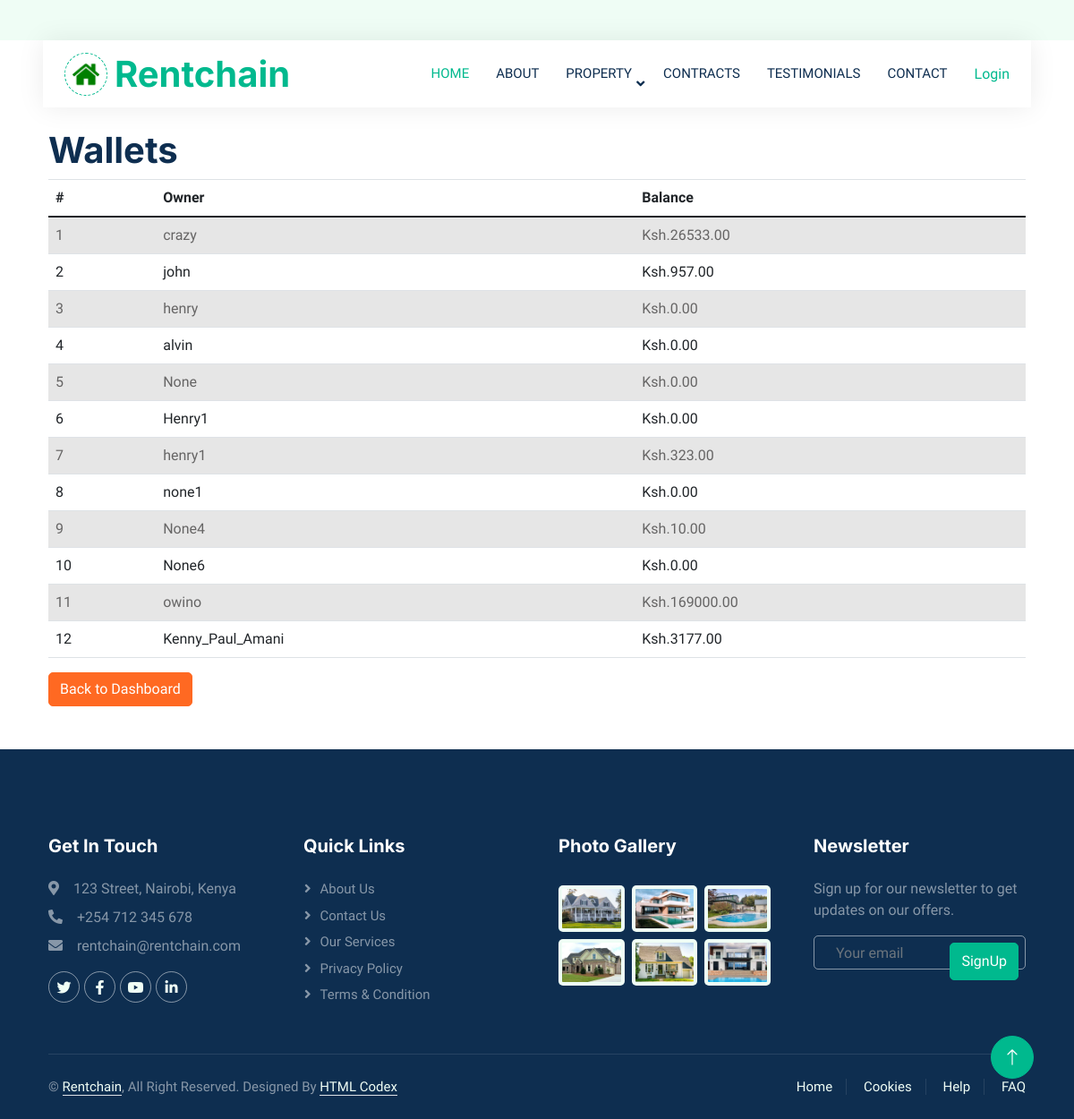
The page /wallets/ on the database as committed earlier.
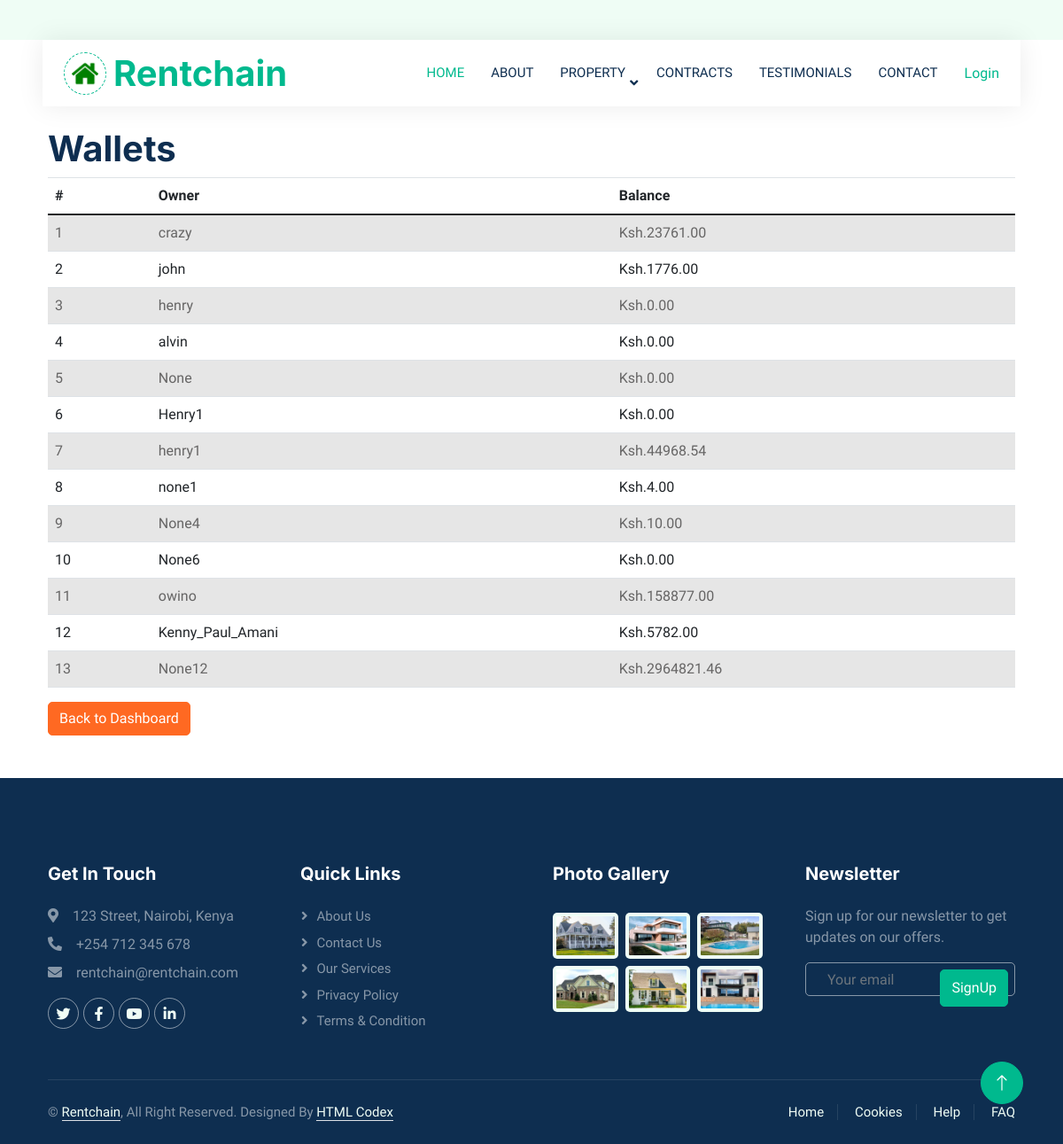
The same page on the database as committed later.
### property_app/models.py (models this page shows, shortened)
class Wallet(models.Model):
    user = models.OneToOneField(
        settings.AUTH_USER_MODEL,
        on_delete=models.CASCADE,  # Ensures wallet is deleted when user is deleted
        related_name='wallet'
    )
    balance = models.DecimalField(max_digits=10, decimal_places=2, default=45785.0)

class User(AbstractUser):
    ROLES = [
        ('client', 'Client'),
        ('landlord', 'Landlord'),
        ('admin', 'Admin'),
    ]
    role = models.CharField(max_length=10, choices=ROLES, default='client')
    wallet_balance = models.DecimalField(max_digits=10, decimal_places=2, default=0.00)
    groups = models.ManyToManyField(
        Group,
        related_name="custom_user_groups",  # Specify a custom related_name
        blank=True,
    )
    user_permissions = models.ManyToManyField(
        Permission,
        related_name="custom_user_permissions",  # Specify a custom related_name
        blank=True,
    )

### property_app/views.py (the view)
# urls.py: path('wallets/', WalletListView.as_view(), name='manage_wallets'),
class WalletListView(View):
    template_name = 'manage_wallets.html'
    def get(self, request, *args, **kwargs):
        wallets = Wallet.objects.select_related('user')
        return render(request, self.template_name, {'wallets': wallets})

### property_app/context_processors.py (called while the page is built, shortened)
def dashboard_url(request):
    return {'dashboard_url': None}

### property_app/templates/manage_wallets.html
{% extends "base.html" %}
{%block content%}
<div class="container mt-4">
    <h1>Wallets</h1>
    <table class="table table-striped">
        <thead>
            <tr>
                <th>#</th>
                <th>Owner</th>
                <th>Balance</th>
            </tr>
        </thead>
        <tbody>
            {% for wallet in wallets %}
                <tr>
                    <td>{{ forloop.counter }}</td>
                    <td>{{ wallet.user.username }}</td>
                    <td>Ksh.{{ wallet.balance }}</td>
                </tr>
            {% endfor %}
        </tbody>
    </table>
    <a href="{% url 'admin_dashboard' %}" class="btn btn-secondary">Back to Dashboard</a>
</div>
{%endblock%}

### property_app/templates/base.html (shortened to what this page needs)
{%load static%}
<!DOCTYPE html>
<html lang="en">
<head>
    <link href="https://cdnjs.cloudflare.com/ajax/libs/font-awesome/6.0.0-beta3/css/all.min.css" rel="stylesheet">
    <link href="//maxcdn.bootstrapcdn.com/bootstrap/4.1.1/css/bootstrap.min.css" rel="stylesheet" id="bootstrap-css">
    <link href="https://cdn.jsdelivr.net/npm/bootstrap@5.3.0-alpha1/dist/css/bootstrap.min.css" rel="stylesheet">
    <link href="https://cdnjs.cloudflare.com/ajax/libs/font-awesome/5.10.0/css/all.min.css" rel="stylesheet">
    <link href="https://cdn.jsdelivr.net/npm/bootstrap-icons@1.4.1/font/bootstrap-icons.css" rel="stylesheet">
    <link href="https://cdn.jsdelivr.net/npm/bootstrap@5.3.0/dist/css/bootstrap.min.css" rel="stylesheet">
    <link href="{% static "lib/animate/animate.min.css" %}"   rel="stylesheet">
    <link href= "{% static "lib/owlcarousel/assets/owl.carousel.min.css" %}" rel="stylesheet">
    <link href="{% static "bootstrap.min.css" %}" rel="stylesheet">
    <link href= "{% static "style.css" %}" rel="stylesheet">
</head>
<body>
    <div class="container-xxl bg-white p-0">
        <div class="container-fluid nav-bar bg-transparent">
            <nav class="navbar navbar-expand-lg bg-white navbar-light py-0 px-4">
                <a href="index.html" class="navbar-brand d-flex align-items-center text-center">
                    <div class="icon p-2 me-2">
                        <img class="img-fluid" src="img/favicon2.ico" alt="Icon" style="width: 30px; height: 30px;">
                    </div>
                    <h1 class="m-0 text-primary">Rentchain</h1>
                </a>
                <div class="collapse navbar-collapse" id="navbarCollapse">
                    <div class="navbar-nav ms-auto">
                        <a href="{%url 'home'%}" class="nav-item nav-link active">Home</a>
                        <a href="/Rentchain/about.html" class="nav-item nav-link">About</a>
                        <div class="nav-item dropdown">
                            <a href="#" class="nav-link dropdown-toggle" data-bs-toggle="dropdown">Property</a>
                        </div>
                        <a href="/Rentchain//contracts.html" class="nav-item nav-link">Contracts</a>
                        <div class="nav-item dropdown">
                            <a href="/Rentchain/testimonial.html" class="nav-item nav-link" >Testimonials</a>
                        </div>
                        <a href="/Rentchain/contact.html" class="nav-item nav-link">Contact</a>
                    </div>
                    {% if dashboard_url %}
    <a href="{{ dashboard_url }}">Hello {{request.user.username}}</a>
{% else %}
    <a href="/login/">Login</a>
{% endif %}
                </div>
            </nav>
        </div>
        {%block content%}
        {%endblock%}
        <div class="container-fluid bg-dark text-white-50 footer pt-5 mt-5 wow fadeIn" data-wow-delay="0.1s">
            <div class="container py-5">
                <div class="row g-5">
                    <div class="col-lg-3 col-md-6">
                        <h5 class="text-white mb-4">Get In Touch</h5>
                        <p class="mb-2"><i class="fa fa-map-marker-alt me-3"></i>123 Street, Nairobi, Kenya</p>
                        <p class="mb-2"><i class="fa fa-phone-alt me-3"></i>+254 712 345 678</p>
                        <p class="mb-2"><i class="fa fa-envelope me-3"></i>rentchain@rentchain.com</p>
                        <div class="d-flex pt-2">
                            <a class="btn btn-outline-light btn-social" href=""><i class="fab fa-twitter"></i></a>
                            <a class="btn btn-outline-light btn-social" href=""><i class="fab fa-facebook-f"></i></a>
                            <a class="btn btn-outline-light btn-social" href=""><i class="fab fa-youtube"></i></a>
                            <a class="btn btn-outline-light btn-social" href=""><i class="fab fa-linkedin-in"></i></a>
                        </div>
                    </div>
                    <div class="col-lg-3 col-md-6">
                        <h5 class="text-white mb-4">Quick Links</h5>
                        <a class="btn btn-link text-white-50" href="/Rentchain/about.html">About Us</a>
                        <a class="btn btn-link text-white-50" href="/Rentchain/contact.html">Contact Us</a>
                        <a class="btn btn-link text-white-50" href="">Our Services</a>
                        <a class="btn btn-link text-white-50" href="">Privacy Policy</a>
                        <a class="btn btn-link text-white-50" href="">Terms & Condition</a>
                    </div>
                    <div class="col-lg-3 col-md-6">
                        <h5 class="text-white mb-4">Photo Gallery</h5>
                        <div class="row g-2 pt-2">
                            <div class="col-4">
                                <img class="img-fluid rounded bg-light p-1" src="img/property-1.jpg" alt="">
                            </div>
                            <div class="col-4">
                                <img class="img-fluid rounded bg-light p-1" src="img/property-2.jpg" alt="">
                            </div>
                            <div class="col-4">
                                <img class="img-fluid rounded bg-light p-1" src="img/property-3.jpg" alt="">
                            </div>
                            <div class="col-4">
                                <img class="img-fluid rounded bg-light p-1" src="img/property-4.jpg" alt="">
                            </div>
                            <div class="col-4">
                                <img class="img-fluid rounded bg-light p-1" src="img/property-5.jpg" alt="">
                            </div>
                            <div class="col-4">
                                <img class="img-fluid rounded bg-light p-1" src="img/property-6.jpg" alt="">
                            </div>
                        </div>
                    </div>
                    <div class="col-lg-3 col-md-6">
                        <h5 class="text-white mb-4">Newsletter</h5>
                        <p>Sign up for our newsletter to get updates on our offers.</p>
                        <div class="position-relative mx-auto" style="max-width: 400px;">
                            <input class="form-control bg-transparent w-100 py-3 ps-4 pe-5" type="text" placeholder="Your email">
                            <button type="button" class="btn btn-primary py-2 position-absolute top-0 end-0 mt-2 me-2">SignUp</button>
                        </div>
                    </div>
                </div>
            </div>
            <div class="container">
                <div class="copyright">
                    <div class="row">
                        <div class="col-md-6 text-center text-md-start mb-3 mb-md-0">
                            &copy; <a class="border-bottom" href="#">Rentchain</a>, All Right Reserved.
							Designed By <a class="border-bottom" href="https://htmlcodex.com">HTML Codex</a>
                        </div>
                        <div class="col-md-6 text-center text-md-end">
                            <div class="footer-menu">
                                <a href="">Home</a>
                                <a href="">Cookies</a>
                                <a href="">Help</a>
                                <a href="">FAQ</a>
                            </div>
                        </div>
                    </div>
                </div>
            </div>
        </div>
        <a href="#" class="btn btn-lg btn-primary btn-lg-square back-to-top"><i class="bi bi-arrow-up"></i></a>
    </div>
</body>
</html>

### property_app/static/style.css (style rules this page uses)
:root { --primary: #00B98E; --secondary: #FF6922; --light: #EFFDF5; --dark: #0E2E50; }
.back-to-top { position: fixed; display: none; right: 45px; bottom: 45px; z-index: 99; }
.btn { transition: .5s; }
.btn.btn-primary, .btn.btn-secondary { color: #FFFFFF; }
.btn-lg-square { width: 48px; height: 48px; }
.btn-square, .btn-sm-square, .btn-lg-square { padding: 0; display: flex; align-items: center; justify-content: center; font-weight: normal; border-radius: 50px; }
.nav-bar { position: relative; margin-top: 45px; padding: 0 3rem; transition: .5s; z-index: 9999; }
.navbar { box-shadow: 0 0 30px rgba(0, 0, 0, .08); }
.navbar .dropdown-toggle::after { border: none; content: "\f107"; font-family: "Font Awesome 5 Free"; font-weight: 900; vertical-align: middle; margin-left: 5px; transition: .5s; }
.navbar-light .navbar-nav .nav-link { margin-right: 30px; padding: 25px 0; color: #FFFFFF; font-size: 15px; text-transform: uppercase; outline: none; }
.navbar-light .navbar-nav .nav-link:hover, .navbar-light .navbar-nav .nav-link.active { color: var(--primary); }
.navbar-light .navbar-brand { height: 75px; }
.navbar-light .navbar-nav .nav-link { color: var(--dark); font-weight: 500; }
.icon { padding: 15px; display: inline-flex; align-items: center; justify-content: center; background: #FFFFFF !important; border-radius: 50px; border: 1px dashed var(--primary) !important; }
.footer .btn.btn-social { margin-right: 5px; width: 35px; height: 35px; display: flex; align-items: center; justify-content: center; color: var(--light); border: 1px solid rgba(255,255,255,0.5); border-radius: 35px; transition: .3s; }
.footer .btn.btn-link { display: block; margin-bottom: 5px; padding: 0; text-align: left; font-size: 15px; font-weight: normal; text-transform: capitalize; transition: .3s; }
.footer .btn.btn-link::before { position: relative; content: "\f105"; font-family: "Font Awesome 5 Free"; font-weight: 900; margin-right: 10px; }
.footer .form-control { border-color: rgba(255,255,255,0.5); }
.footer .copyright { padding: 25px 0; font-size: 15px; border-top: 1px solid rgba(256, 256, 256, .1); }
.footer .copyright a { color: var(--light); }
.footer .footer-menu a { margin-right: 15px; padding-right: 15px; border-right: 1px solid rgba(255, 255, 255, .1); }
.footer .footer-menu a:last-child { margin-right: 0; padding-right: 0; border-right: none; }

Rows that differ between the two databases and show on the page:
changed Wallet "crazy": balance "26533.00" → "23761.00"
changed Wallet "john": balance "957.00" → "1776.00"
changed Wallet "henry1": balance "323.00" → "44968.54"
changed Wallet "none1": balance "0.00" → "4.00"
changed Wallet "owino": balance "169000.00" → "158877.00"
changed Wallet "Kenny_Paul_Amani": balance "3177.00" → "5782.00"
added Wallet: user.username "None12", balance "2964821.46"
